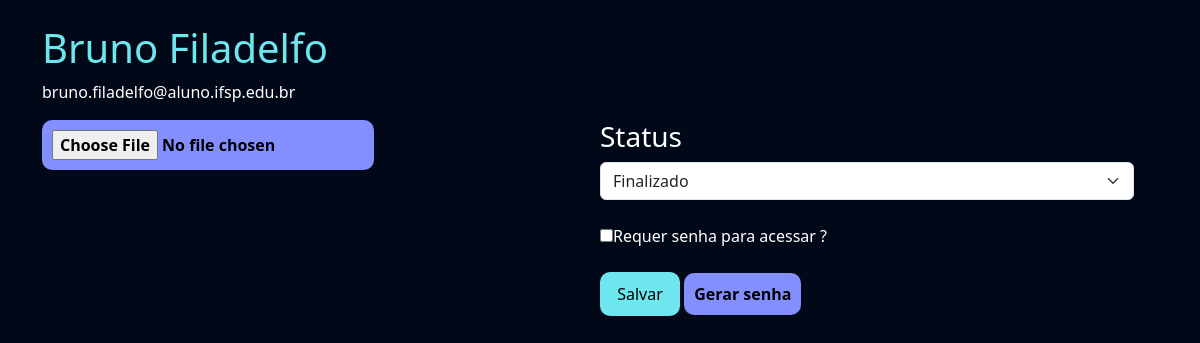
Before: /portfólio/exame_cliente/70 with the older database file.
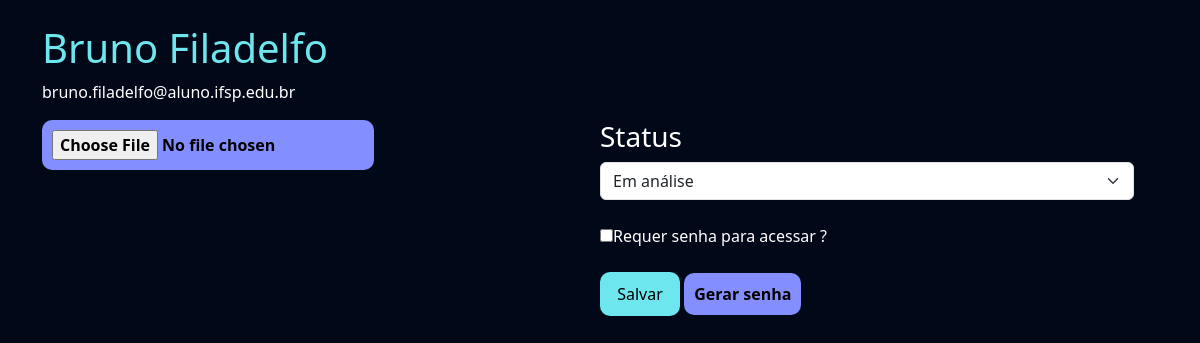
After: the same page with the newer database file.
### exames/models.py (models this page shows, shortened)
class SolicitacaoExame(models.Model):
    choice_status = (
      ('E', 'Em análise'),
      ('F', 'Finalizado')
    )
    usuario = models.ForeignKey(User, on_delete=models.DO_NOTHING)
    exame = models.ForeignKey(TiposExames, on_delete=models.DO_NOTHING)
    status = models.CharField(max_length=2, choices=choice_status)
    resultado = models.FileField(upload_to="resultados", null=True, blank=True)
    requer_senha = models.BooleanField(default=False)
    senha = models.CharField(max_length=16, null=True, blank=True)

### portfólio/views.py (called while the page is built)
def exame_cliente(request, exame_id):
    exame = SolicitacaoExame.objects.get(id=exame_id)
    return render(request, 'exame_cliente.html', {'exame': exame})

### portfólio/templates/exame_cliente.html (shortened to what this page needs)
{% extends "bases/base.html" %}
{% load static %}
{% block 'head' %}
<link href="{% static 'exames/css/css.css' %}" rel="stylesheet">
<link href="{% static 'exames/css/gerenciar_pedidos.css' %}" rel="stylesheet">
<link href="{% static 'exames/css/gerenciar_exames.css' %}" rel="stylesheet">
{% endblock 'head' %}
{% block 'conteudo' %}
<br>
<div class="container">
    <div class="row">
        <h3 class="font-destaque">{{exame.usuario.get_full_name}}</h3>
        <p>{{exame.usuario.email}}</p>
        <br>
        <div class="row">
            <div class="col-md-6">
                <form action="" method="POST">
                    <input type="FILE" value="Alterar PDF" class="btn-secundario" name="resultado">
                    <br>
                    <br>
            </div>
            <div class="col-md-6">
                <h3>Status</h3>
                <select name="status" id="" class="form-select">
                    <option style="color: black;" {% if exame.status == "E"%}selected{% endif %}  value="E">Em análise</option>
                    <option style="color: black;" {% if exame.status == "F"%}selected{% endif %}  value="F">Finalizado</option>
                </select>
                <br>
                <input type="checkbox" name="requer_senha" id=""><label for="">Requer senha para acessar ?</label>
                <br>
                <br>
                <input type="submit" value="Salvar" class="btn-default">
                <a style="text-decoration: none;" href="{% url 'gerar_senha' exame.id %}" class="btn-secundario">Gerar senha</a>
            </div>
        </div>
    </div>
{% endblock 'conteudo' %}

Changed rows visible on the page:
changed SolicitacaoExame "Bruno Filadelfo": status "Finalizado" → "Em análise"
